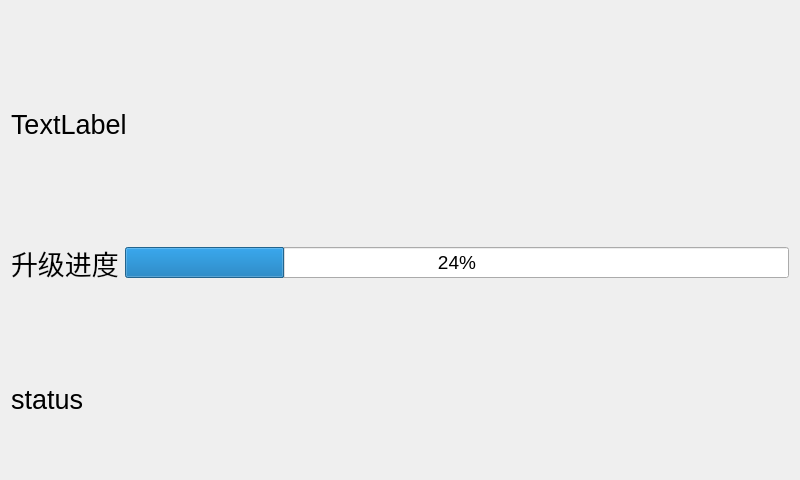
<?xml version="1.0" encoding="UTF-8"?>
<ui version="4.0">
 <class>UpdateProgressPage</class>
 <widget class="QWidget" name="UpdateProgressPage">
  <property name="geometry">
   <rect>
    <x>0</x>
    <y>0</y>
    <width>800</width>
    <height>480</height>
   </rect>
  </property>
  <property name="font">
   <font>
    <pointsize>20</pointsize>
   </font>
  </property>
  <property name="windowTitle">
   <string>Form</string>
  </property>
  <layout class="QVBoxLayout" name="verticalLayout_2">
   <item>
    <widget class="QLabel" name="label_title">
     <property name="text">
      <string>TextLabel</string>
     </property>
    </widget>
   </item>
   <item>
    <layout class="QVBoxLayout" name="verticalLayout">
     <item>
      <layout class="QHBoxLayout" name="horizontalLayout">
       <item>
        <widget class="QLabel" name="label">
         <property name="text">
          <string>升级进度</string>
         </property>
        </widget>
       </item>
       <item>
        <widget class="QProgressBar" name="progressBar">
         <property name="font">
          <font>
           <pointsize>14</pointsize>
          </font>
         </property>
         <property name="value">
          <number>24</number>
         </property>
        </widget>
       </item>
      </layout>
     </item>
     <item>
      <spacer name="verticalSpacer_2">
       <property name="orientation">
        <enum>Qt::Vertical</enum>
       </property>
       <property name="sizeType">
        <enum>QSizePolicy::Fixed</enum>
       </property>
       <property name="sizeHint" stdset="0">
        <size>
         <width>20</width>
         <height>40</height>
        </size>
       </property>
      </spacer>
     </item>
     <item>
      <layout class="QHBoxLayout" name="horizontalLayout_2">
       <item>
        <widget class="QLabel" name="label_process">
         <property name="text">
          <string>status</string>
         </property>
        </widget>
       </item>
      </layout>
     </item>
    </layout>
   </item>
  </layout>
 </widget>
 <resources/>
 <connections/>
</ui>
